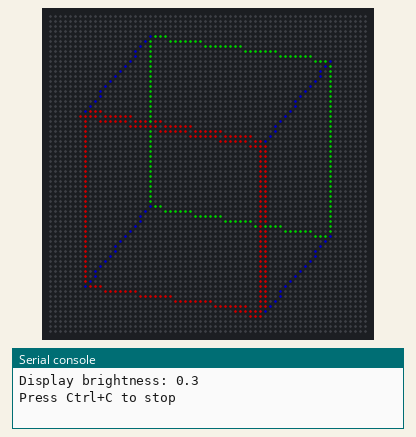
A program run on a simulated Adafruit Matrix Portal running CircuitPython. On the bench: 64×64 RGB LED matrix, the last lines printed to the serial console. Dim RGB values are drawn brighter than linear; the clock reads 2024-03-15 10:24:30 at power-on unless the program sets it.

Above: at 0.52 s.
At 2.93 s:
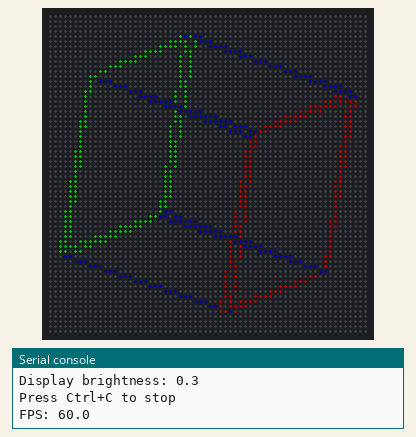
At 5.63 s:
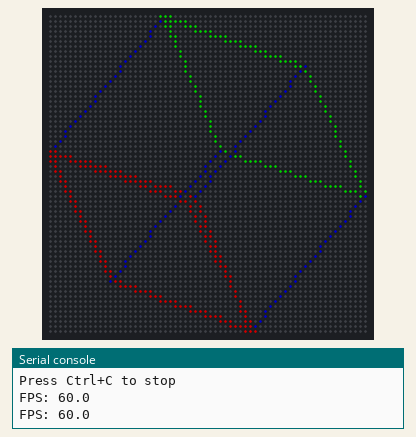
At 11.04 s:
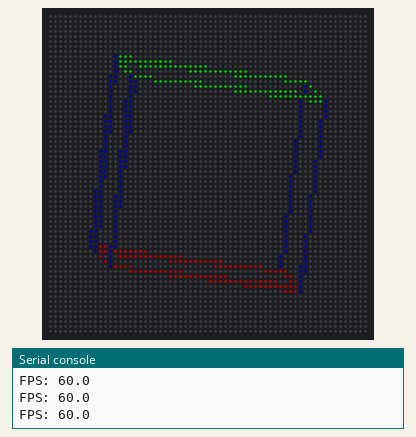
At 16.44 s:
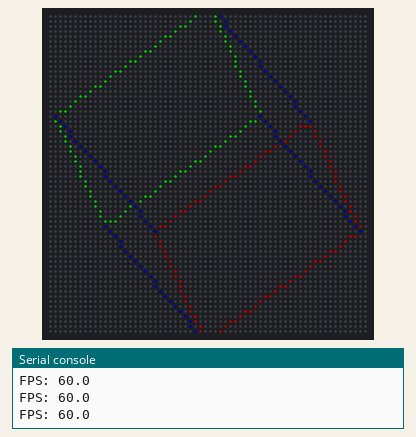
At 21.84 s:
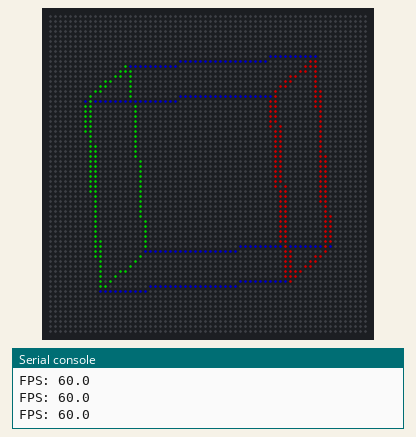

The program:

fast_rotating_cube.py
```python
# (licence header left out)
import time
import displayio
from adafruit_matrixportal.matrixportal import MatrixPortal
from os import getenv

# Matrix dimensions
MATRIX_WIDTH = int(getenv("MATRIX_WIDTH", "64"))
MATRIX_HEIGHT = int(getenv("MATRIX_HEIGHT", "64"))

# Pre-computed sine/cosine lookup table (scaled by 1000 for integer math)
SINE_TABLE = []
COSINE_TABLE = []
for i in range(360):
    import math
    angle = i * math.pi / 180
    SINE_TABLE.append(int(math.sin(angle) * 1000))
    COSINE_TABLE.append(int(math.cos(angle) * 1000))

class FastRotatingCube:
    def __init__(self):
        # Initialize MatrixPortal
        self.matrixportal = MatrixPortal(
            width=MATRIX_WIDTH,
            height=MATRIX_HEIGHT,
            bit_depth=4,  # Reduced bit depth for faster updates
            debug=False
        )

        # Dim the display (0.0 = off, 1.0 = full brightness)
        self.matrixportal.display.brightness = 0.3

        # Create a bitmap to hold our pixel data
        self.bitmap = displayio.Bitmap(MATRIX_WIDTH, MATRIX_HEIGHT, 8)

        # Create a simple color palette (dimmed colors as alternative)
        self.palette = displayio.Palette(8)
        self.palette[0] = 0x000000  # Black
        self.palette[1] = 0xFF0000  # Red
        self.palette[2] = 0x00FF00  # Green
        self.palette[3] = 0x0000FF  # Blue
        self.palette[4] = 0xFFFF00  # Yellow
        self.palette[5] = 0xFF00FF  # Magenta
        self.palette[6] = 0x00FFFF  # Cyan
        self.palette[7] = 0xFFFFFF  # White

        # Create the tile grid
        self.tile_grid = displayio.TileGrid(
            self.bitmap,
            pixel_shader=self.palette
        )

        # Create the main group
        self.main_group = displayio.Group()
        self.main_group.append(self.tile_grid)

        # Show the display
        self.matrixportal.display.root_group = self.main_group

        # Define cube vertices (scaled by 1000 for integer math)
        self.vertices = [
            [-1000, -1000, -1000],  # 0: Back bottom left
            [1000, -1000, -1000],   # 1: Back bottom right
            [1000, 1000, -1000],    # 2: Back top right
            [-1000, 1000, -1000],   # 3: Back top left
            [-1000, -1000, 1000],   # 4: Front bottom left
            [1000, -1000, 1000],    # 5: Front bottom right
            [1000, 1000, 1000],     # 6: Front top right
            [-1000, 1000, 1000]     # 7: Front top left
        ]

        # Define cube edges (which vertices are connected)
        self.edges = [
            # Back face
            [0, 1], [1, 2], [2, 3], [3, 0],
            # Front face
            [4, 5], [5, 6], [6, 7], [7, 4],
            # Connecting edges
            [0, 4], [1, 5], [2, 6], [3, 7]
        ]

        # Rotation angles (in degrees for lookup table)
        self.angle_x = 0
        self.angle_y = 0
        self.angle_z = 0

        # Animation speed (degrees per frame)
        self.rotation_speed = 3

        # Scale factor (integer, will be divided by 1000)
        self.scale = min(MATRIX_WIDTH, MATRIX_HEIGHT) * 300  # 0.3 * 1000

        # Center of the display (scaled by 1000)
        self.center_x = (MATRIX_WIDTH * 1000) // 2
        self.center_y = (MATRIX_HEIGHT * 1000) // 2

        # Previous frame pixels to track changes
        self.previous_pixels = set()

        # Pre-allocate arrays for transformed vertices
        self.transformed_vertices = [[0, 0] for _ in range(8)]

    def set_brightness(self, brightness):
        """Set display brightness (0.0 = off, 1.0 = full brightness)"""
        self.matrixportal.display.brightness = max(0.0, min(1.0, brightness))
        print(f"Brightness set to {brightness}")

    def create_dimmed_palette(self, dim_factor=0.3):
        """Create a dimmed color palette (alternative to display brightness)"""
        # Dim factor: 0.0 = black, 1.0 = full brightness
        self.palette[0] = 0x000000  # Black (unchanged)
        self.palette[1] = int(0xFF * dim_factor) << 16  # Dimmed Red
        self.palette[2] = int(0xFF * dim_factor) << 8   # Dimmed Green
        self.palette[3] = int(0xFF * dim_factor)        # Dimmed Blue
        self.palette[4] = (int(0xFF * dim_factor) << 16) | (int(0xFF * dim_factor) << 8)  # Dimmed Yellow
        self.palette[5] = (int(0xFF * dim_factor) << 16) | int(0xFF * dim_factor)         # Dimmed Magenta
        self.palette[6] = (int(0xFF * dim_factor) << 8) | int(0xFF * dim_factor)          # Dimmed Cyan
        self.palette[7] = (int(0xFF * dim_factor) << 16) | (int(0xFF * dim_factor) << 8) | int(0xFF * dim_factor)  # Dimmed White
        print(f"Palette dimmed to {dim_factor * 100:.0f}% brightness")

    def fast_clear(self, pixels_to_clear):
        """Clear only specific pixels instead of entire display"""
        for x, y in pixels_to_clear:
            if 0 <= x < MATRIX_WIDTH and 0 <= y < MATRIX_HEIGHT:
                self.bitmap[x, y] = 0

    def set_pixel(self, x, y, color_index):
        """Set a single pixel to a specific color"""
        if 0 <= x < MATRIX_WIDTH and 0 <= y < MATRIX_HEIGHT:
            self.bitmap[x, y] = color_index

    def fast_rotate_point(self, point):
        """Fast integer-based rotation using lookup tables"""
        x, y, z = point

        # Get sine and cosine values from lookup tables
        sin_x = SINE_TABLE[self.angle_x % 360]
        cos_x = COSINE_TABLE[self.angle_x % 360]
        sin_y = SINE_TABLE[self.angle_y % 360]
        cos_y = COSINE_TABLE[self.angle_y % 360]
        sin_z = SINE_TABLE[self.angle_z % 360]
        cos_z = COSINE_TABLE[self.angle_z % 360]

        # Rotate around X-axis
        new_y = (y * cos_x - z * sin_x) // 1000
        new_z = (y * sin_x + z * cos_x) // 1000
        y, z = new_y, new_z

        # Rotate around Y-axis
        new_x = (x * cos_y + z * sin_y) // 1000
        new_z = (-x * sin_y + z * cos_y) // 1000
        x, z = new_x, new_z

        # Rotate around Z-axis
        new_x = (x * cos_z - y * sin_z) // 1000
        new_y = (x * sin_z + y * cos_z) // 1000
        x, y = new_x, new_y

        return [x, y, z]

    def fast_project_to_2d(self, point):
        """Fast integer-based 2D projection"""
        x, y, z = point

        # Simple orthographic projection with integer math
        screen_x = (x * self.scale // 1000 + self.center_x) // 1000
        screen_y = (y * self.scale // 1000 + self.center_y) // 1000

        return screen_x, screen_y

    def fast_draw_line(self, x1, y1, x2, y2, color_index, current_pixels):
        """Fast line drawing with pixel tracking"""
        dx = abs(x2 - x1)
        dy = abs(y2 - y1)

        x_step = 1 if x1 < x2 else -1
        y_step = 1 if y1 < y2 else -1

        error = dx - dy
        x, y = x1, y1

        while True:
            if 0 <= x < MATRIX_WIDTH and 0 <= y < MATRIX_HEIGHT:
                self.bitmap[x, y] = color_index
                current_pixels.add((x, y))

            if x == x2 and y == y2:
                break

            error2 = 2 * error

            if error2 > -dy:
                error -= dy
                x += x_step

            if error2 < dx:
                error += dx
                y += y_step

    def fast_draw_cube(self):
        """Fast cube drawing with optimized pixel updates"""
        # Track current frame pixels
        current_pixels = set()

        # Transform all vertices with pre-allocated array
        for i, vertex in enumerate(self.vertices):
            rotated = self.fast_rotate_point(vertex)
            self.transformed_vertices[i] = self.fast_project_to_2d(rotated)

        # Draw all edges
        for edge in self.edges:
            start_vertex = self.transformed_vertices[edge[0]]
            end_vertex = self.transformed_vertices[edge[1]]

            # Use different colors for different types of edges
            if edge in [[0, 1], [1, 2], [2, 3], [3, 0]]:  # Back face
                color = 1  # Red
            elif edge in [[4, 5], [5, 6], [6, 7], [7, 4]]:  # Front face
                color = 2  # Green
            else:  # Connecting edges
                color = 3  # Blue

            self.fast_draw_line(
                start_vertex[0], start_vertex[1],
                end_vertex[0], end_vertex[1],
                color, current_pixels
            )

        # Clear only pixels from previous frame that aren't used in current frame
        pixels_to_clear = self.previous_pixels - current_pixels
        self.fast_clear(pixels_to_clear)

        # Update previous pixels for next frame
        self.previous_pixels = current_pixels

    def update_rotation(self):
        """Update rotation angles for animation"""
        self.angle_x = (self.angle_x + self.rotation_speed) % 360
        self.angle_y = (self.angle_y + int(self.rotation_speed * 0.7)) % 360
        self.angle_z = (self.angle_z + int(self.rotation_speed * 0.5)) % 360

    def run_animation(self, duration=None):
        """Run the fast rotating cube animation"""
        print("Starting FAST rotating cube animation...")
        print(f"Matrix size: {MATRIX_WIDTH}x{MATRIX_HEIGHT}")
        print("Optimizations: Integer math, lookup tables, differential updates")
        print("Colors: Red=back face, Green=front face, Blue=connecting edges")
        print(f"Display brightness: {self.matrixportal.display.brightness}")
        print("Press Ctrl+C to stop")

        # Initial clear
        for y in range(MATRIX_HEIGHT):
            for x in range(MATRIX_WIDTH):
                self.bitmap[x, y] = 0

        start_time = time.time()
        frame_count = 0
        last_fps_time = start_time

        try:
            while True:
                frame_start = time.monotonic()

                # Check if we should stop (if duration is specified)
                if duration and time.time() - start_time >= duration:
                    break

                # Draw the current frame
                self.fast_draw_cube()

                # Update rotation for next frame
                self.update_rotation()

                frame_count += 1

                # Print FPS every 2 seconds
                current_time = time.time()
                if current_time - last_fps_time >= 2.0:
                    elapsed = current_time - last_fps_time
                    fps = (frame_count - (frame_count - int(elapsed * 60))) / elapsed
                    print(f"FPS: {fps:.1f}")
                    last_fps_time = current_time

                # Very minimal delay for maximum speed
                frame_time = time.monotonic() - frame_start
                if frame_time < 0.016:  # Try to maintain ~60 FPS
                    time.sleep(0.016 - frame_time)

        except KeyboardInterrupt:
            print("\nAnimation stopped by user")

        finally:
            # Clear display when done
            for y in range(MATRIX_HEIGHT):
                for x in range(MATRIX_WIDTH):
                    self.bitmap[x, y] = 0
            print("Animation complete!")

# Run the animation
if __name__ == "__main__":
    cube = FastRotatingCube()

    # Example: Adjust brightness if needed
    # cube.set_brightness(0.1)  # Very dim
    # cube.set_brightness(0.5)  # Medium brightness
    # cube.set_brightness(1.0)  # Full brightness

    # Alternative: Use dimmed colors instead of display brightness
    # cube.create_dimmed_palette(0.2)  # 20% brightness colors

    cube.run_animation() 
```
